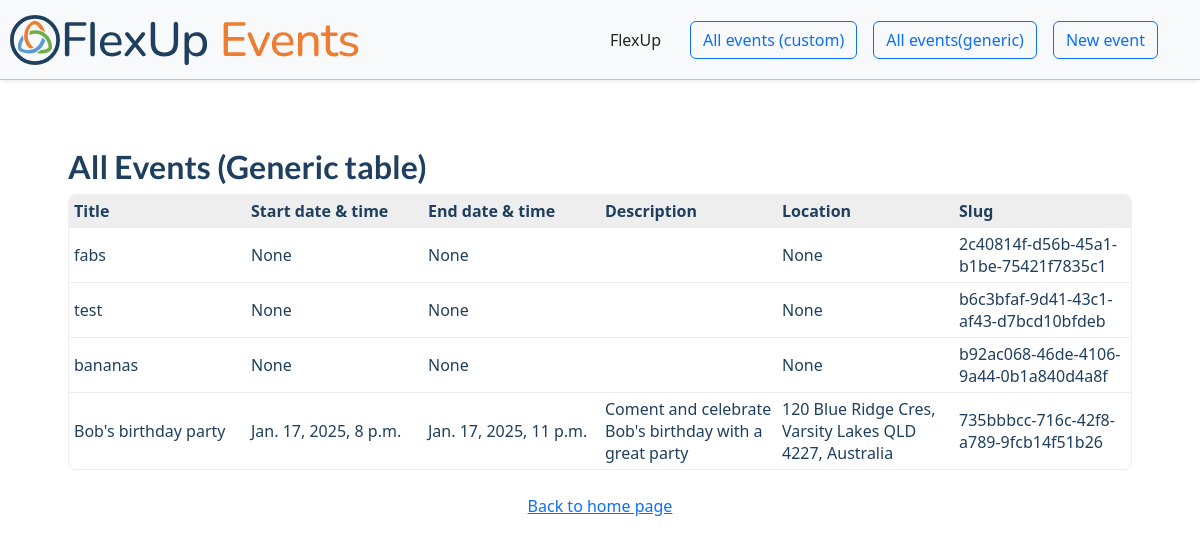
Page /events/ on the earlier database version.
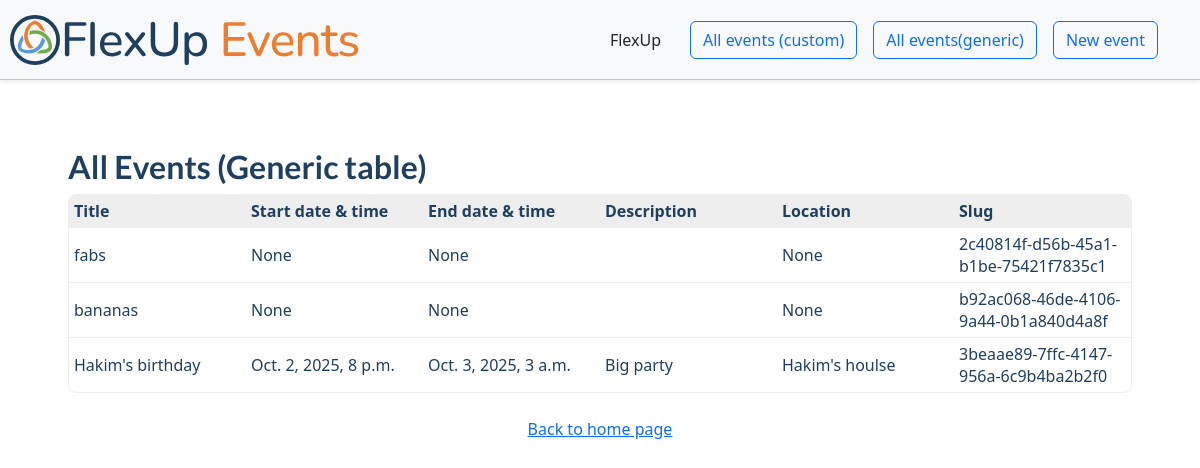
Same page on the later database version.
### events/models.py (models this page shows, shortened)
class Event(models.Model):
    name = models.CharField(max_length=100, verbose_name='Event name')
    start_datetime = models.DateTimeField(verbose_name="Start date & time", blank=True, null=True)
    end_datetime = models.DateTimeField(verbose_name="End date & time", blank=True, null=True)
    description = models.TextField(verbose_name='Description', blank=True, null=True)
    location = models.CharField(max_length=200, verbose_name='Location', blank=True, null=True)
    slug = models.SlugField(unique=True, default=uuid4)
    def __str__(self):
        return self.name

### events/views.py (the view)
# urls.py: path('', include('events.urls')),
def events(request):
    columns = [
        {"name": "name", "title": "Title"},
        {"name": "start_datetime", "title": "Start date & time"},
        {"name": "end_datetime", "title": "End date & time"},
        {"name": "description", "title": "Description"},
        {"name": "location", "title": "Location"},
        {"name": "slug", "title": "Slug"},
    ]
    data = list(Event.objects.all())
    print("Events data:\n", data)
    context = {"title": "Events", "columns": columns, "data": data}
    return render(request, "events.html", context)

### events/templatetags/custom_filters.py (called while the page is built)
@register.filter
def get_item(obj, attr):
    return getattr(obj, attr)

### templates/events.html (shortened to what this page needs)
{% extends "base.html" %}
{% load custom_filters %}
{% block content %}
    <table id="sortable-table">
        <h2 style="width: 100%;">All Events (Generic table)</h2>
        <thead>
            <tr>
                {% for column in columns %}<th data-name="{{ column.name }}">{{ column.title }}</th>{% endfor %}
            </tr>
        </thead>
        <tbody>
            {% for row in data %}
                <tr data-slug="{{ row.slug }}">
                    {% for col in columns %}<td>{{ row|get_item:col.name }}</td>{% endfor %}
                </tr>
            {% endfor %}
        </tbody>
    </table>
    <br>
    <a href="{% url 'home' %}">Back to home page</a>
{% endblock content %}

### templates/base.html (shortened to what this page needs)
{% load static %}
<html>
  <head>
    <link href="https://cdn.jsdelivr.net/npm/bootstrap@5.3.3/dist/css/bootstrap.min.css" rel="stylesheet">
    <link rel="stylesheet" href="https://cdn.jsdelivr.net/npm/bootstrap-icons@1.11.3/font/bootstrap-icons.min.css">
    <link rel="stylesheet" href="{% static "css/flexup.css" %}">
</head>
  <body class="colored-background" hx-headers='{"X-CSRFToken": "{{ csrf_token }}"}'>
    {% include 'partials/navbar.html' %}
    <main id="mainContent" class="flex-grow-1 transition-all mt-5 mx-5">
      {% block content %}{% endblock %}
    </main>
  </body>
</html>

### templates/partials/navbar.html (shortened to what this page needs)
{% load static %}
<nav class=" navbar navbar-expand-lg bg-body-tertiary shadow-sm container-fluid fixed-top sticky-top justify-content-between" data-bs-theme="light" style="transition: top 0.3s;">
  <div id="nav-left" >
    <a class="navbar-brand" href="/">
      <img
        src="{% static 'img/flexup.svg' %}"
        alt="FlexUp Icon"
        height="50"
        class="d-inline-block"
      >
      <img
        src="{% static 'img/events.svg' %}"
        alt="Meet"
        height="50"
        class="d-inline-block"
      >
    </a>
  </div>
 <div id="nav-right"  class="mx-3 d-flex align-items-center">
    <div id="nav-links"  class="d-flex align-items-center me-3 gap-3">
      <a href="https://www.flexup.org" class="btn" target="_blank">FlexUp</a>
      <a href="/events_custom" class="btn btn btn-outline-primary">All events (custom)</a>
      <a href="/events" class="btn btn btn-outline-primary">All events(generic)</a>
      <a href="/event" class="btn btn btn-outline-primary">New event</a>
    </div>
  </div>
</nav>

### static/css/flexup.css (style rules this page uses)
html { font-family: 'Open Sans', 'Lato', sans-serif; }
:root { --flexup-dark-blue: #1F3F5F; --flexup-green: #70AD47; --flexup-orange: #ED7D31; --flexup-light-blue: #5B9BD5; }
.colored-background { color: var(--flexup-dark-blue); }
main { padding: 40px; display: flex; flex-direction: column; justify-content: left; align-items: center; }
@media (min-width: 576px) { main { padding: 20px; } }
@media (min-width: 768px) { main { padding: 10px; } }
@media (min-width: 992px) { main { padding: 15px; } }
@media (min-width: 1200px) { main { padding: 20px; } }
#mainContent { transition: margin-left 0.3s ease; }
h1, h2, h3 { font-family: 'Lato', sans-serif; font-weight: bold; }
nav { height: 80px; justify-content: left; align-items: center; padding: 20px; position: absolute; top: 0; left: 0; gap: 20px; z-index: 2000; }
.navbar { padding: 10px; border-bottom: 1px solid #c5c5c5; }
table { border-collapse: separate; width: 100%; border: 1px solid #eee; border-radius: 8px; overflow: hidden; border-spacing: 0; }
th { background-color: #eee; text-align: left; font-weight: bold; border: none; }
td { text-align: left; border-top: 1px solid #eee; }
th, td { padding: 5px; min-width: 10px; max-width: 50px; }

Differences in the rows shown:
removed Event: columns "test" "None" "None" "None" "b6c3bfaf-9d41-43c1-af43-d7bcd10bfdeb"
removed Event: columns "Bob's birthday party" "Jan. 17, 2025, 8 p.m." "Jan. 17, 2025, 11 p.m." "Coment and celebrate Bob's birthday with a great party" "120 Blue Ridge Cres, Varsity Lakes QLD 4227, Australia" "735bbbcc-716c-42f8-a789-9fcb14f51b26"
added Event: columns "Hakim's birthday" "Oct. 2, 2025, 8 p.m." "Oct. 3, 2025, 3 a.m." "Big party" "Hakim's houlse" "3beaae89-7ffc-4147-956a-6c9b4ba2b2f0"
